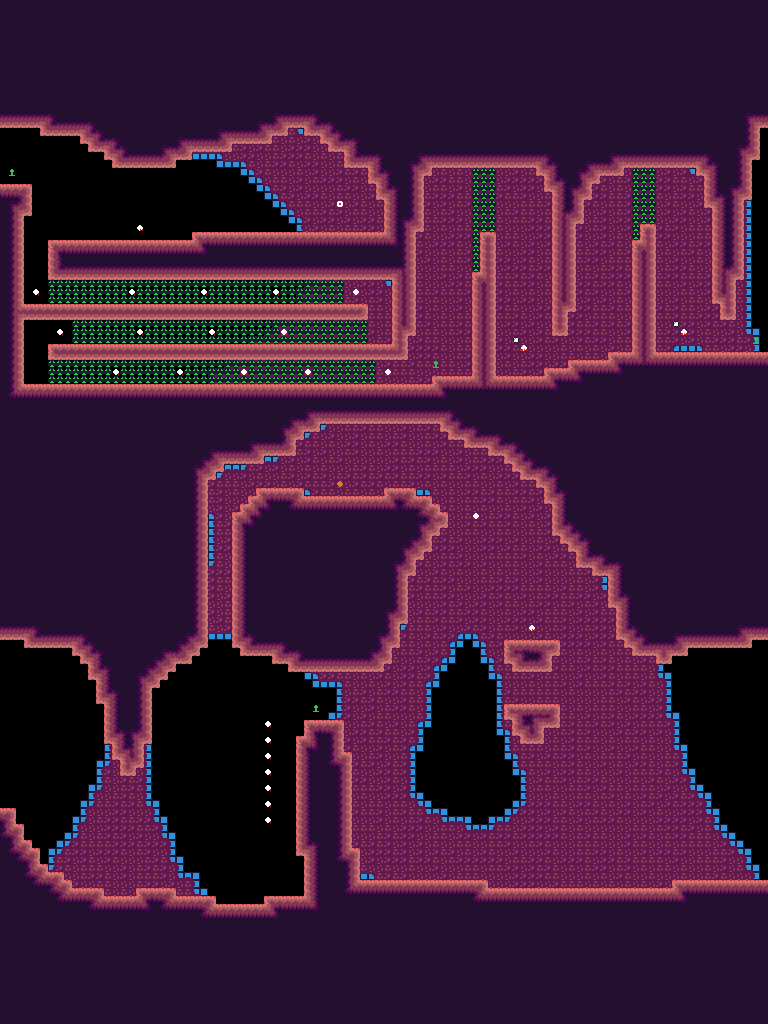

A 2D game scene composited from a Tiled map and its tileset images. What follows is a short description and the map's XML, with each tile layer's data collapsed to a summary:
An orthogonal 96x128 tile map with 8x8 px tiles, 6 tile layers (bg_draft, bg, fg, entity, ...), 3 tilesets.

<map version="1.9" tiledversion="1.9.2" orientation="orthogonal" renderorder="right-down" width="96" height="128" tilewidth="8" tileheight="8" infinite="0" nextlayerid="14" nextobjectid="1">
 <editorsettings>
  <export target="../../assets/world/room/dirt2.json" format="json" />
 </editorsettings>
 <tileset firstgid="1" source="../rules/tools/tools.tsx" />
 <tileset firstgid="325" source="../tilesets/dirt.tsx" />
 <tileset firstgid="403" source="../tilesets/dirt_bg_decal.tsx" />
 <layer id="5" name="bg_draft" width="96" height="128">
  <data>[12288 cells, 4491 non-empty, 1 distinct tile ids]</data>
 </layer>
 <layer id="1" name="bg" width="96" height="128">
  <data>[12288 cells, 4491 non-empty, 15 distinct tile ids]</data>
 </layer>
 <layer id="2" name="fg" width="96" height="128">
  <data>[12288 cells, 0 non-empty, 0 distinct tile ids]</data>
 </layer>
 <layer id="3" name="entity" width="96" height="128">
  <data>[12288 cells, 421 non-empty, 8 distinct tile ids]</data>
 </layer>
 <layer id="4" name="draft" width="96" height="128">
  <data>[12288 cells, 7347 non-empty, 1 distinct tile ids]</data>
 </layer>
 <layer id="13" name="map" width="96" height="128">
  <data>[12288 cells, 7347 non-empty, 36 distinct tile ids]</data>
 </layer>
</map>
